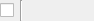
<?xml version="1.0" encoding="UTF-8"?>
<ui version="4.0">
 <class>OptionalFieldWidget</class>
 <widget class="QWidget" name="OptionalFieldWidget">
  <property name="geometry">
   <rect>
    <x>0</x>
    <y>0</y>
    <width>94</width>
    <height>21</height>
   </rect>
  </property>
  <property name="windowTitle">
   <string>Optional Field</string>
  </property>
  <layout class="QHBoxLayout" name="m_layout">
   <property name="leftMargin">
    <number>0</number>
   </property>
   <property name="topMargin">
    <number>0</number>
   </property>
   <property name="rightMargin">
    <number>0</number>
   </property>
   <property name="bottomMargin">
    <number>0</number>
   </property>
   <item>
    <widget class="QCheckBox" name="m_optCheckBox">
     <property name="text">
      <string/>
     </property>
     <property name="checked">
      <bool>false</bool>
     </property>
     <property name="tristate">
      <bool>false</bool>
     </property>
    </widget>
   </item>
   <item>
    <widget class="Line" name="m_optSep">
     <property name="orientation">
      <enum>Qt::Vertical</enum>
     </property>
    </widget>
   </item>
   <item>
    <widget class="QLabel" name="m_nameLabel">
     <property name="text">
      <string/>
     </property>
    </widget>
   </item>
   <item>
    <spacer name="m_optSpacer">
     <property name="orientation">
      <enum>Qt::Horizontal</enum>
     </property>
     <property name="sizeHint" stdset="0">
      <size>
       <width>40</width>
       <height>20</height>
      </size>
     </property>
    </spacer>
   </item>
  </layout>
 </widget>
 <resources/>
 <connections/>
</ui>
